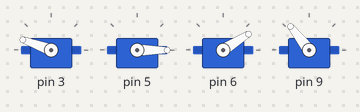
A sketch run on a simulated Arduino Uno, built with avr-gcc and run on an emulated ATmega328P. Shown: 4 × servo. Random numbers use the default seed unless the sketch sets one.

Above: at 0.1 s.
At 5.2 s:
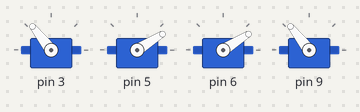
At 12.32 s:
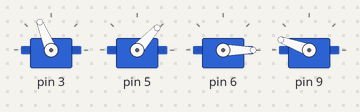
At 14.88 s:
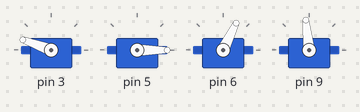
At 24.7 s:
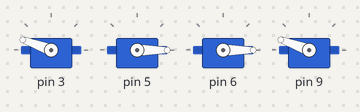
At 35.2 s:
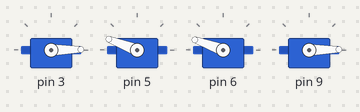
Timing chart, 0 to 40.0 s (numbered marks = the images above):
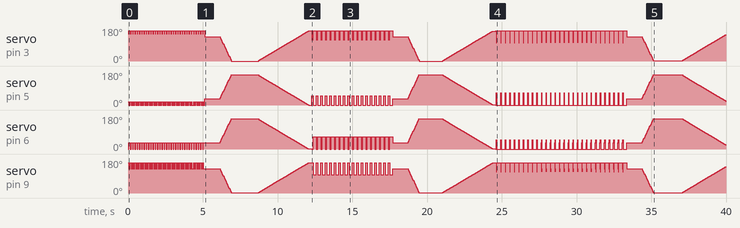

The sketch:

Corgi.ino
```cpp
#include <Servo.h>
#include <NAservo.h>

class Corgi{
public:
  NAservo leg[4];

  Corgi(){
  }

  void Setup(){
    //Setup legs (pin, min, max) - The min and max values are related to the height of the leg, not the angle of the motor.
    leg[0].Setup(3,160,0);
    leg[1].Setup(5,0,160);
    leg[2].Setup(6,0,160);
    leg[3].Setup(9,160,0);
  }

  void FastJump(){
    leg[0].MoveTo(10);
    leg[1].MoveTo(10);
    leg[2].MoveTo(0);
    leg[3].MoveTo(0);
    delay(50);
    leg[0].MoveTo(0);
    leg[1].MoveTo(0);
    leg[2].MoveTo(20);
    leg[3].MoveTo(20);
    delay(100);
  }
  void SlowJump(){
    leg[0].MoveTo(30);
    leg[1].MoveTo(30);
    leg[2].MoveTo(0);
    leg[3].MoveTo(0);
    delay(100);
    leg[0].MoveTo(0);
    leg[1].MoveTo(0);
    leg[2].MoveTo(40);
    leg[3].MoveTo(40);
    delay(200);
  }
  void FromLegToLeg(){
    leg[0].MoveTo(10);
    leg[1].MoveTo(10);
    leg[2].MoveTo(40);
    leg[3].MoveTo(10);
    delay(100);
    leg[0].MoveTo(10);
    leg[1].MoveTo(10);
    leg[2].MoveTo(10);
    leg[3].MoveTo(40);
    delay(100);
  }

  void Jump(){
    leg[0].MoveTo(0);
    leg[1].MoveTo(0);
    leg[2].MoveTo(0);
    leg[3].MoveTo(0);
    delay(10);
    leg[0].MoveTo(0);
    leg[1].MoveTo(0);
    leg[2].MoveTo(20);
    leg[3].MoveTo(20);
    delay(20);
    leg[0].MoveTo(40);
    leg[1].MoveTo(40);
    leg[2].MoveTo(30);
    leg[3].MoveTo(30);
    delay(20);
    leg[0].MoveTo(0);
    leg[1].MoveTo(0);
    leg[2].MoveTo(0);
    leg[3].MoveTo(0);
    delay(250);
  }

  void ShakeIt(){
    leg[0].MoveTo(0);
    leg[1].MoveTo(0);
    leg[2].MoveTo(0);
    leg[3].MoveTo(0);
    delay(10);
    leg[0].MoveTo(20);
    leg[1].MoveTo(20);
    leg[2].MoveTo(20);
    leg[3].MoveTo(20);
    delay(10);
    leg[0].MoveTo(40);
    leg[1].MoveTo(40);
    leg[2].MoveTo(40);
    leg[3].MoveTo(40);
    delay(10);
    leg[0].MoveTo(20);
    leg[1].MoveTo(20);
    leg[2].MoveTo(20);
    leg[3].MoveTo(20);
    delay(10);
  }


  void LevelOut(int input){
    for(int i = 0; i < 4; i++){
      leg[i].MoveTo(input);
    }
    delay(1000);
  }

  void LookOut(){
    while(!leg[0].MoveTo(100, 200) &&
      !leg[1].MoveTo(100, 200) &&
      !leg[2].MoveTo(100, 200) &&
      !leg[3].MoveTo(100, 200)){
    }
    delay(random()%500 + 1500);
    //LiftLeg(1, 100, 80);
    //delay(300);
    while(!leg[0].MoveTo(0, 50) &&
      !leg[1].MoveTo(0, 50) &&
      !leg[2].MoveTo(0, 50) &&
      !leg[3].MoveTo(0, 50)){
    }
    delay(200);
  }

  void LiftLeg(int index, int a, int b){
    while(!leg[0].MoveTo(b, 40) &&
      !leg[1].MoveTo(b, 40)){
    }
    delay(200);
    while(!leg[0].MoveTo(a, 40) &&
      !leg[1].MoveTo(a, 40)){
    }
  }
};

Corgi corgi;
unsigned long lastLookOutTime = 0;
int waitTime = 5000;
int count = 0;
void setup()
{
  corgi.Setup();
}

void loop()
{


  if(millis() > lastLookOutTime + waitTime){
    corgi.LevelOut(20);
    corgi.LookOut();
    lastLookOutTime = millis();
    waitTime = random() % 5000 + 5000;
    count++;
    if(count > 5) count = 0;
  }
  else{
    switch(count){
    case 0:
      corgi.FastJump();
      break;
    case 1:
      corgi.SlowJump();
      break;
    case 2:
      corgi.Jump();
      break;
    case 3:
      corgi.FromLegToLeg();
      break;
    case 4:
      corgi.ShakeIt();
      break;
    default:

      break;
    }
  }
  /*for(int i = 0; i <= 10; i++){
   for(int m = 0; m < 4; m++){
   leg[m].MoveTo(i*10);
   }
   delay(500);
   }

   for(int i = 10; i <= 0; i--){
   for(int m = 0; m < 4; m++){
   leg[m].MoveTo(i*10);
   }
   delay(500);
   }*/

  /*
  while(!leg[0].MoveTo(0, 50) &&
   !leg[1].MoveTo(0, 50) &&
   !leg[2].MoveTo(0, 50) &&
   !leg[3].MoveTo(0, 50)){}

   //delay(500);

   leg[0].MoveTo(100);
   leg[1].MoveTo(100);
   leg[2].MoveTo(100);
   leg[3].MoveTo(100);

   delay(1000);*/
}
```
